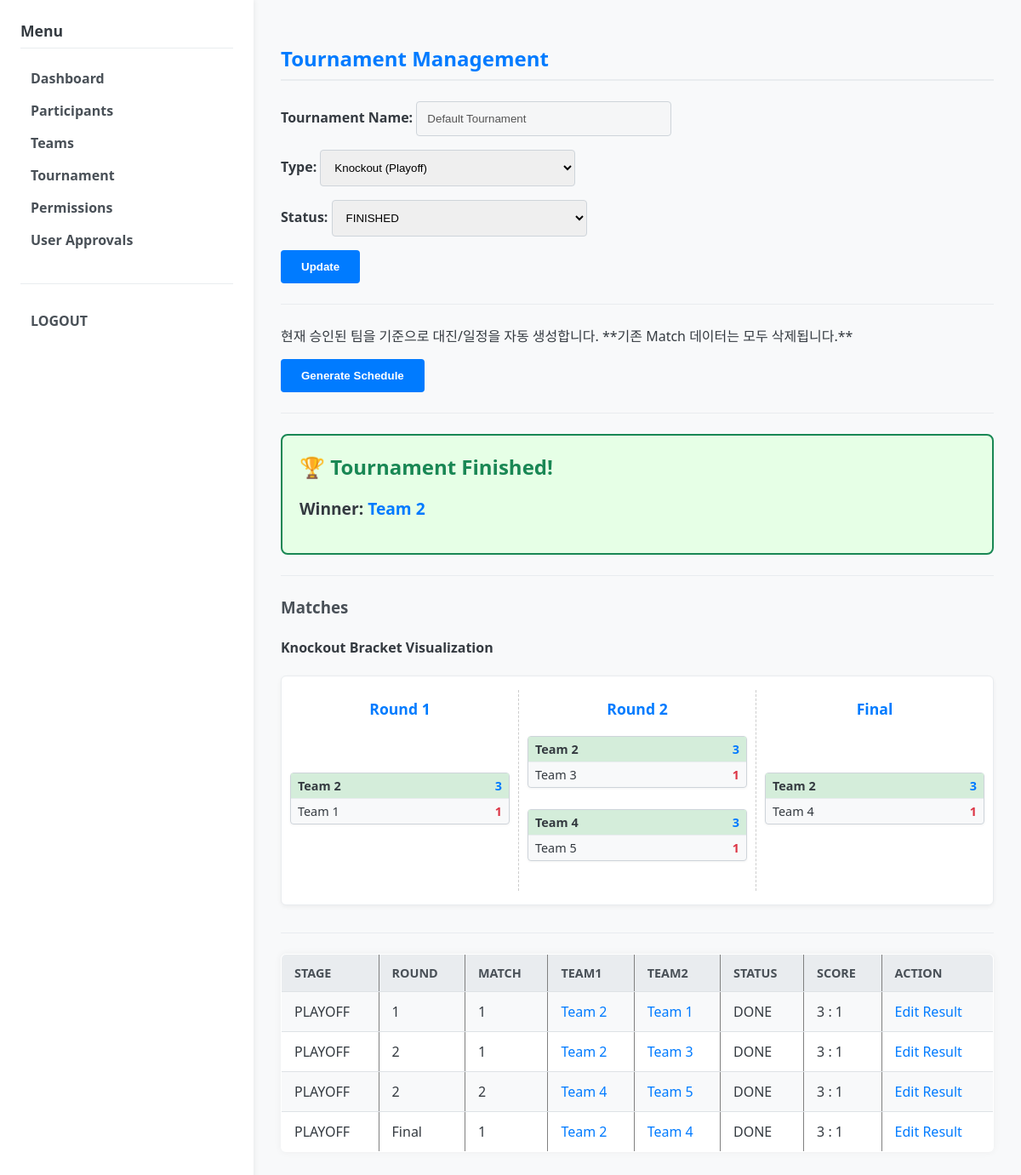
The page /admin/tournament (signed in) on the database its author committed.
### models.py (models this page shows)
class Tournament(db.Model):
    __tablename__ = "tournaments"
    id = db.Column(db.Integer, primary_key=True)
    name = db.Column(db.String(128), nullable=False)
    type = db.Column(db.String(16), default="KNOCKOUT") # 대회 방식: "KNOCKOUT", "LEAGUE", "LEAGUE_FINAL"
    status = db.Column(db.String(32), default="OPEN")  # OPEN, IN_PROGRESS, FINISHED
    current_stage = db.Column(db.String(16), default="LEAGUE") # 현재 단계: LEAGUE, PLAYOFF, FINAL 등
    created_at = db.Column(db.DateTime, default=datetime.utcnow)
    participants = db.relationship("Participant", back_populates="tournament")
    teams = db.relationship("Team", back_populates="tournament")

class Team(db.Model):
    __tablename__ = "teams"
    id = db.Column(db.Integer, primary_key=True)
    name = db.Column(db.String(64), nullable=False)
    tournament_id = db.Column(db.Integer, db.ForeignKey("tournaments.id"), nullable=False)
    captain_user_id = db.Column(db.Integer, db.ForeignKey("users.id"))
    tournament = db.relationship("Tournament", back_populates="teams")
    members = db.relationship("TeamMember", back_populates="team")
    captain = db.relationship("User", foreign_keys=[captain_user_id])

class Match(db.Model):
    __tablename__ = "matches"
    id = db.Column(db.Integer, primary_key=True)
    tournament_id = db.Column(db.Integer, db.ForeignKey("tournaments.id"), nullable=False)
    stage = db.Column(db.String(16), default="LEAGUE")  # LEAGUE / PLAYOFF / FINAL
    round_no = db.Column(db.Integer)    # 라운드 번호(1,2,3,...)
    match_no = db.Column(db.Integer)    # 해당 라운드 내 경기 번호
    team1_id = db.Column(db.Integer, db.ForeignKey("teams.id"), nullable=False)
    team2_id = db.Column(db.Integer, db.ForeignKey("teams.id"), nullable=False)
    scheduled_at = db.Column(db.DateTime)
    status = db.Column(db.String(16), default="SCHEDULED")  # SCHEDULED / DONE
    team1_score = db.Column(db.Integer)
    team2_score = db.Column(db.Integer)
    winner_team_id = db.Column(db.Integer, db.ForeignKey("teams.id"))
    tournament = db.relationship("Tournament")
    team1 = db.relationship("Team", foreign_keys=[team1_id])
    team2 = db.relationship("Team", foreign_keys=[team2_id])
    winner_team = db.relationship("Team", foreign_keys=[winner_team_id])

### app.py (the view, shortened to what this page needs)
@app.route("/admin/tournament", methods=["GET", "POST"])
@login_required(role="ADMIN")
def admin_tournament():
    tournament = Tournament.query.first()
    if not tournament:
        tournament = Tournament(name="Main Tournament")
        db.session.add(tournament)
        db.session.commit()
    matches = Match.query.filter_by(tournament_id=tournament.id).order_by(
        Match.stage, Match.round_no, Match.match_no
    ).all()
    league_standings = None
    if tournament.type in ("LEAGUE", "LEAGUE_FINAL"):
        league_standings = calculate_league_standings(tournament)
    winner_team = calculate_tournament_winner(tournament)
    return render_template("admin/tournament.html",
        tournament=tournament,
        matches=matches,
        winner_team=winner_team, # 템플릿에 전달
        league_standings=league_standings, # 템플릿에 추가 전달
    )

### app.py (called while the page is built)
def current_user():
    user_id = session.get("user_id")
    if not user_id:
        return None
    user = User.query.get(user_id)
    return user

def login_required(role=None):
    def decorator(fn):
        from functools import wraps
        @wraps(fn)
        def wrapper(*args, **kwargs):
            user = current_user()
            active_role = session.get("role")
            if not user or not active_role:
                return redirect(url_for("login_page"))
            if role and active_role != role:
                flash("Permission denied. You are logged in as " + active_role + ".")
                return redirect(url_for("login_page"))
            return fn(*args, **kwargs)
        return wrapper
    return decorator

def calculate_tournament_winner(tournament: Tournament) -> Team | None:
    if tournament.status != "FINISHED":
        return None
    if tournament.type in ("KNOCKOUT", "LEAGUE_FINAL"):
        final_match = Match.query.filter_by(
            tournament_id=tournament.id,
        ).filter(
            (Match.stage == "FINAL") | (Match.stage == "PLAYOFF")
        ).order_by(
            Match.round_no.desc(), Match.match_no.desc()
        ).first()
        if final_match and final_match.winner_team_id:
            return final_match.winner_team
        if tournament.type == "KNOCKOUT":
             pass # 현재 로직에서는 progress_tournament_if_needed가 FINISHED 상태로 만들 때 winner_team을 찾지 않으므로, 이 부분을 개선해야 함.
    elif tournament.type == "LEAGUE":
        standings = calculate_league_standings(tournament)
        if standings:
            return Team.query.get(standings[0]['team_id'])
    return None

@app.context_processor
def inject_helpers():
    return dict(
        calculate_estimated_score=calculate_estimated_score,
        get_user_score=get_user_score,
        get_member_weighted_score=get_member_weighted_score,
    )

### templates/admin/tournament.html (shortened to what this page needs)
{% extends "base.html" %}
{% block content %}
<h2>Tournament Management</h2>
<form action="{{ url_for('admin_tournament') }}" method="post">
    <div>
        <label>Tournament Name:
            <input type="text" value="{{ tournament.name }}" disabled>
        </label>
    </div>
    <div>
        <label>Type:
            <select name="type">
                <option value="KNOCKOUT" {% if tournament.type == "KNOCKOUT" %}selected{% endif %}>Knockout (Playoff)</option>
            </select>
        </label>
    </div>
    <div>
        <label>Status:
            <select name="status">
                <option value="FINISHED" {% if tournament.status == "FINISHED" %}selected{% endif %}>FINISHED</option>
            </select>
        </label>
    </div>
    <button type="submit">Update</button>
</form>
<hr>
<form action="{{ url_for('admin_generate_schedule') }}" method="post" style="margin-top: 1rem;">
    <p>현재 승인된 팀을 기준으로 대진/일정을 자동 생성합니다. **기존 Match 데이터는 모두 삭제됩니다.**</p>
    <button type="submit">Generate Schedule</button>
</form>
<hr>
{% if tournament.status == "FINISHED" %}
    <div class="finished-box">
        <h3>🏆 Tournament Finished!</h3>
        {% if winner_team %}
            <p style="font-size: 1.2em; font-weight: bold;">Winner: <a href="{{ url_for('team_detail', team_id=winner_team.id) }}">{{ winner_team.name }}</a></p>
        {% else %}
            <p>The winner could not be determined or recorded.</p>
        {% endif %}
    </div>
    <hr>
{% endif %}
<h3>Matches</h3>
{% if tournament.type == "KNOCKOUT" and matches %}
    <div style="margin-top: 1.5rem;">
        <h4>Knockout Bracket Visualization</h4>
        {% set rounds = matches | groupby('round_no') | list %}
        {% set max_round_no = rounds[-1][0] if rounds else 0 %}
        <div class="bracket-container">
            {% for round_no, round_matches in rounds %}
            <div class="bracket-round">
                <h4>
                    {% if round_no == max_round_no %}
                        Final
                    {% else %}
                        Round {{ round_no }}
                    {% endif %}
                </h4>
                <div class="match-group-wrapper"> {% for m in round_matches %}
                    {% set team1_is_winner = m.winner_team_id == m.team1_id %}
                    {% set team2_is_winner = m.winner_team_id == m.team2_id %}
                    {% set status_class_1 = '' %}
                    {% set status_class_2 = '' %}
                    {% if m.status == "DONE" and m.winner_team_id %}
                        {% set status_class_1 = 'winner' if team1_is_winner else 'loser' %}
                        {% set status_class_2 = 'winner' if team2_is_winner else 'loser' %}
                    {% endif %}
                    <div class="bracket-match">
                        <div class="match-team {{ status_class_1 }}">
                            <span>{{ m.team1.name }}</span>
                            {% if m.status == "DONE" %}
                            <span class="score">{{ m.team1_score }}</span>
                            {% endif %}
                        </div>
                        <div class="match-team {{ status_class_2 }}">
                            <span>{{ m.team2.name }}</span>
                            {% if m.status == "DONE" %}
                            <span class="score">{{ m.team2_score }}</span>
                            {% endif %}
                        </div>
                    </div>
                {% endfor %}
                </div> </div>
            {% endfor %}
        </div>
        <hr>
    </div>
{% endif %}
{% if matches %}
<table border="1" cellpadding="4">
    <tr>
        <th>Stage</th>
        <th>Round</th>
        <th>Match</th>
        <th>Team1</th>
        <th>Team2</th>
        <th>Status</th>
        <th>Score</th>
        <th>Action</th>
    </tr>
    {% for m in matches %}
        <tr>
            <td>{{ m.stage }}</td>
            <td>
                {% if m.round_no == max_round_no %}
                    Final
                {% else %}
                    {{ m.round_no }}
                {% endif %}
            </td>
            <td>{{ m.match_no }}</td>
            <td><a href="{{ url_for('team_detail', team_id=m.team1_id) }}">{{ m.team1.name }}</a></td>
            <td><a href="{{ url_for('team_detail', team_id=m.team2_id) }}">{{ m.team2.name }}</a></td>
            <td>{{ m.status }}</td>
            <td>
                {% if m.status == "DONE" %}
                    {{ m.team1_score }} : {{ m.team2_score }}
                {% else %}
                    -
                {% endif %}
            </td>
            <td>
                <a href="{{ url_for('admin_match_report', match_id=m.id) }}">Edit Result</a>
            </td>
        </tr>
    {% endfor %}
</table>
{% else %}
<p>No match schedule has been generated yet for this tournament.</p>
{% endif %}
{% endblock %}

### static/css/style.css (style rules this page uses)
body { font-family: 'Segoe UI', Tahoma, Geneva, Verdana, sans-serif; margin: 0; padding: 0; background-color: #f8f9fa; color: #343a40; }
h2 { color: #007bff; border-bottom: 2px solid #e9ecef; padding-bottom: 0.5rem; margin-bottom: 1.5rem; }
h3 { color: #495057; margin-top: 1.5rem; margin-bottom: 1rem; }
hr { border: none; border-top: 1px solid #e9ecef; margin: 1.5rem 0; }
form div { margin-bottom: 1rem; }
label { display: block; margin-bottom: 0.3rem; font-weight: 600; }
input[type="text"], input[type="password"], input[type="number"], select { width: 100%; max-width: 300px; padding: 0.75rem; border: 1px solid #ced4da; border-radius: 4px; box-sizing: border-box; transition: border-color 0.2s, box-shadow 0.2s; }
button, input[type="submit"] { background-color: #007bff; color: white; padding: 0.75rem 1.5rem; border: none; border-radius: 4px; cursor: pointer; font-weight: 600; transition: background-color 0.2s; }
table { width: 100%; border-collapse: collapse; margin-bottom: 1.5rem; background-color: #ffffff; box-shadow: 0 0 10px rgba(0, 0, 0, 0.05); border-radius: 6px; overflow: hidden; }
table th, table td { padding: 12px 15px; text-align: left; border-bottom: 1px solid #dee2e6; }
table th { background-color: #e9ecef; color: #495057; font-weight: 600; text-transform: uppercase; font-size: 0.9rem; }
table tr:last-child td { border-bottom: none; }
table tr:nth-child(even) { background-color: #f8f9fa; }
table a { color: #007bff; text-decoration: none; }
.finished-box { padding: 20px; border: 2px solid #198754; background-color: #e6ffe6; margin-bottom: 20px; border-radius: 8px; }
.finished-box h3 { margin-top: 0; color: #198754; font-size: 1.5rem; }
.finished-box a { color: #007bff; text-decoration: none; transition: color 0.2s; }
.bracket-container { display: flex; overflow-x: auto; padding: 1rem 0; margin-bottom: 2rem; background-color: #ffffff; border: 1px solid #e9ecef; border-radius: 6px; box-shadow: 0 2px 5px rgba(0, 0, 0, 0.05); }
.bracket-round { display: flex; flex-direction: column; justify-content: flex-start; flex-grow: 1; flex-basis: 0; min-width: 180px; padding: 10px; border-right: 1px dashed #ccc; }
.bracket-round:last-child { border-right: none; }
.match-group-wrapper { flex-grow: 1; display: flex; flex-direction: column; justify-content: center; width: 100%; }
.bracket-round h4 { text-align: center; margin-top: 0; margin-bottom: 20px; flex-shrink: 0; font-size: 1.1rem; color: #007bff; }
.bracket-match { display: flex; flex-direction: column; margin-bottom: 25px; background-color: #f8f9fa; border: 1px solid #ced4da; border-radius: 4px; box-shadow: 0 1px 3px rgba(0, 0, 0, 0.05); min-height: 50px; }
.match-team { padding: 5px 8px; font-size: 0.9rem; display: flex; justify-content: space-between; align-items: center; }
.match-team:first-child { border-bottom: 1px solid #e9ecef; }
.match-team.winner { font-weight: 600; background-color: #d4edda; }
.match-team.winner .score { color: #007bff; font-weight: 700; }
.match-team.loser .score { color: #dc3545; font-weight: 700; }
.match-team .score { font-weight: 700; margin-left: 10px; }

### rows shown on the page
Tournament: name "Default Tournament", type "Knockout (Playoff)", status "FINISHED"
Team: name "Team 2"
Match: team1.name "Team 2", team1_score "3", team2.name "Team 1", team2_score "1", stage "PLAYOFF", round_no "1", match_no "1", status "DONE"
Match: team1.name "Team 2", team1_score "3", team2.name "Team 3", team2_score "1", stage "PLAYOFF", round_no "2", match_no "1", status "DONE"
Match: team1.name "Team 4", team1_score "3", team2.name "Team 5", team2_score "1", stage "PLAYOFF", round_no "2", match_no "2", status "DONE"
Match: team1.name "Team 2", team1_score "3", team2.name "Team 4", team2_score "1", stage "PLAYOFF", round_no "Final", match_no "1", status "DONE"

### other values the page prints
{{ round_no }} "1" "2"
